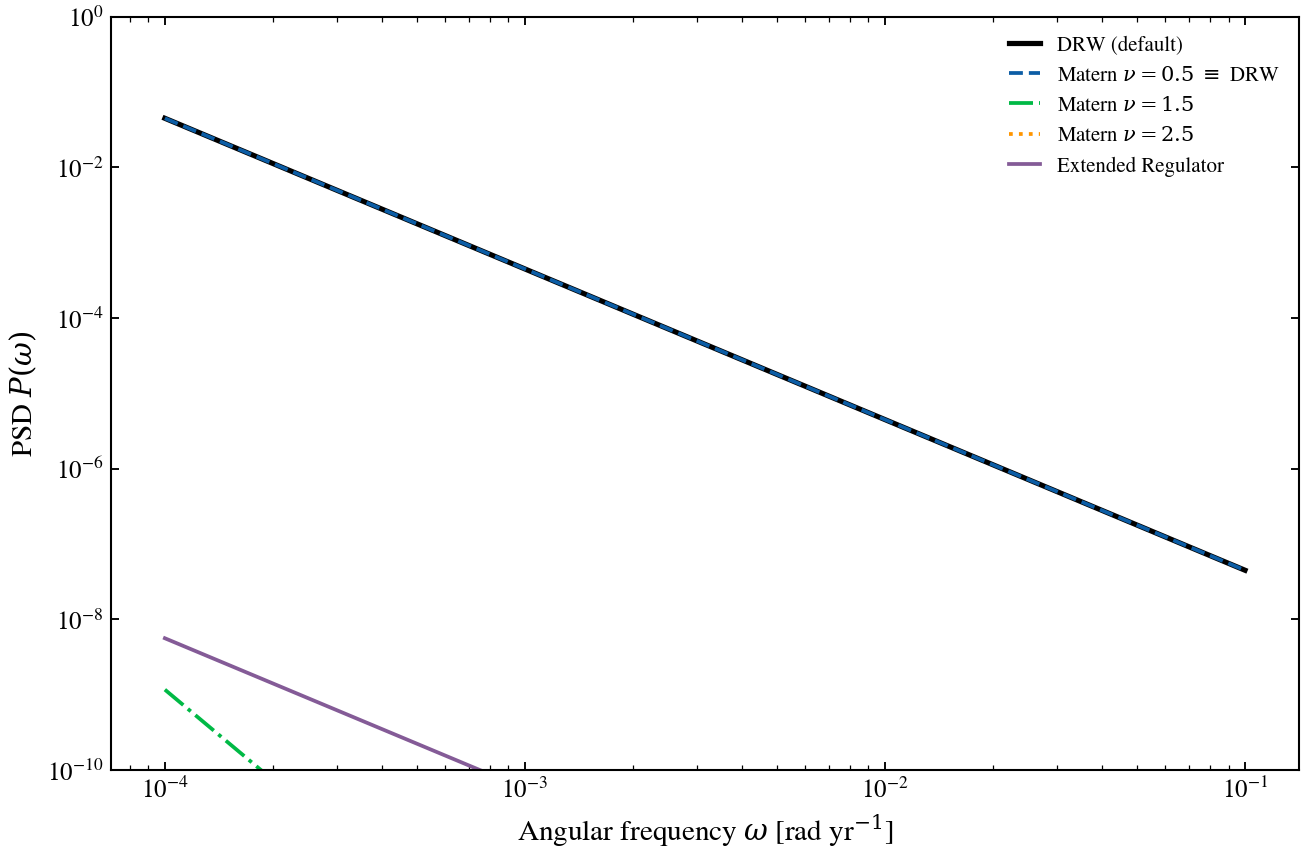

Python code for this plot:
"""
Comparison of power-spectral-density models for stochastic SFHs
==============================================================

Three PSD models govern the frequency structure of stochastic SFHs: the default
damped random walk (DRW), the Matern family (which includes DRW as a special
case), and the extended regulator model. Plotted in frequency space at
representative parameters. No SSP data required.
"""

import warnings

import jax.numpy as jnp
import matplotlib.pyplot as plt
import numpy as np

from tengri.analysis.plotting import setup_style
from tengri.sfh import psd_drw

setup_style()
warnings.filterwarnings("ignore", message=".*BakedInBackend.*")

# Frequency grid (angular frequency in rad/yr)
omega = jnp.logspace(-4, -1, 500)

# DRW parameters
sigma = 0.3
tau_yr = 200e6  # 200 Myr

# DRW (Lorentzian) — the default model
drw = psd_drw(omega, psd_sigma=sigma, psd_tau_yr=tau_yr)

fig, ax = plt.subplots(figsize=(9, 6))
ax.loglog(np.array(omega), np.array(drw), "k-", lw=2.5, label="DRW (default)")

# Matern family: nu=0.5 recovers DRW, higher nu gives smoother fields
try:
    from tengri.sfh import psd_matern

    # Convert DRW params to Matern parameterization
    variance = 0.5 * sigma**2  # DRW stationary variance
    length_scale = tau_yr

    for nu, ls, color in [(0.5, "--", "C0"), (1.5, "-.", "C1"), (2.5, ":", "C2")]:
        psd_m = psd_matern(omega, variance=variance, length_scale=length_scale, nu=nu)
        suffix = r" $\equiv$ DRW" if nu == 0.5 else ""
        ax.loglog(
            np.array(omega),
            np.array(psd_m),
            ls=ls,
            lw=1.8,
            color=color,
            label=rf"Matern $\nu={nu}${suffix}",
        )
except ImportError:
    pass  # psd_matern not available

# Extended regulator model (Tacchella+2020)
try:
    from tengri.sfh import psd_extended_regulator

    # Cyclic frequency f = omega / (2*pi)
    f = omega / (2.0 * jnp.pi)
    psd_reg = psd_extended_regulator(
        f,
        s_reg=0.3,
        tau_in=300e6,
        tau_eq=50e6,
        s_dyn=0.15,
        tau_dyn=20e6,
    )
    ax.loglog(
        np.array(omega),
        np.array(psd_reg),
        "-",
        lw=1.8,
        color="C4",
        label="Extended Regulator",
    )
except ImportError:
    pass  # psd_extended_regulator not available

# Annotate and finalize
ax.set_xlabel(r"Angular frequency $\omega$ [rad yr$^{-1}$]")
ax.set_ylabel(r"PSD $P(\omega)$")
ax.set_ylim(1e-10, 1e0)
ax.legend(frameon=False, fontsize=10)
fig.tight_layout()

fig.savefig("plot_psd_alternatives.png", dpi=150, bbox_inches="tight")
